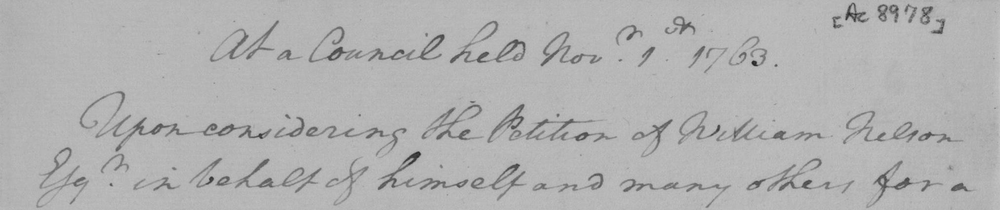
#> input picture data/DIBC02009_Test_images-handwritten/dibco_img0001.tif, 1000 x 210 px, shrunk from 2025 x 426 before the run
$ python su-et-al.py --image ../data/DIBC02009_Test_images-handwritten/dibco_img0001.tif --image-output out.png
#> lines starting #> are read from the running program, lines starting #| are printed output that depends on the picture; after the words box and inside, x2 and y2 are one past the last pixel; in counts of white or black regions, pixels touching at a corner belong together
#> further down, img is the input picture: shape (210, 1000, 3); min 40, max 198, mean 177.3
import os
import argparse
from pathlib import Path

import cv2
import numpy as np

E = 1e-7

parser = argparse.ArgumentParser(description="binarize image using su-et-l method")
parser.add_argument("--root-dir", type=str, default="", help="root like ../")
parser.add_argument("--dataset", type=str, default="data", help="specific dataset path")
parser.add_argument(
    "--output-dir",
    type=str,
    default="data/processed",
    help="dir of saved processed image",
)
parser.add_argument("--image", type=str, required=True, help="raw image")
parser.add_argument("--image-output", type=str, required=True, help="output image name")
parser.add_argument("--window-size", type=int, default=20, help="window size")
parser.add_argument("--n-min", type=float, default=1, help="n-min parameter")
parser.add_argument("--debug", type=bool, default=False)
args = parser.parse_args()

print(Path.cwd())

DEBUG = args.debug
root_dir = Path(args.root_dir)
dataset_dir = root_dir / args.dataset
output_dir = Path(args.root_dir) / Path(args.output_dir)
img_path = Path(args.image)
output_name = args.image_output

print(f"root dir: {root_dir}")
print(f"image: {img_path}")
print(f"output dir: {output_dir}")
print(f"window size: {args.window_size}, N_min: {args.n_min}")

directions = [
    lambda x: np.roll(x, -1, axis=0),
    lambda x: np.roll(x, 1, axis=0),
    lambda x: np.roll(x, -1, axis=1),
    lambda x: np.roll(x, 1, axis=1),
]


def calculate_image_contrast(image):
    img_float = image.astype(np.float64)
    local_min = img_float.copy()
    local_max = img_float.copy()

    for roll_fn in directions:
        rolled = roll_fn(img_float)
        local_min = np.minimum(local_min, rolled)
        local_max = np.maximum(local_max, rolled)
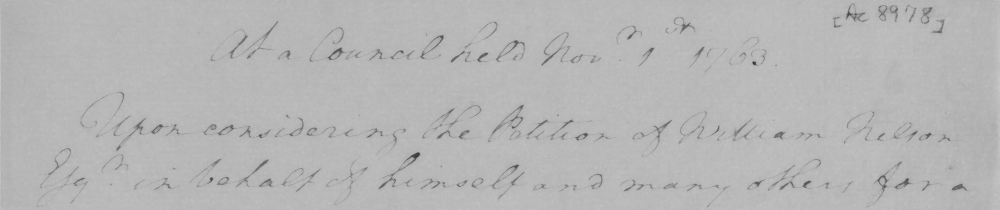
#> local_max: shape (210, 1000) float64; min 0.224, max 0.776, mean 0.714
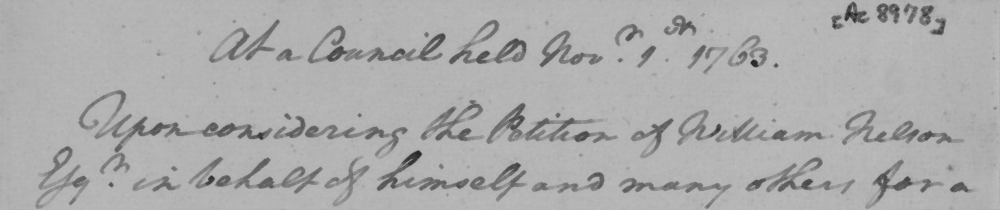
#> local_min: shape (210, 1000) float64; min 0.157, max 0.741, mean 0.675

    denominator = local_max + local_min + E
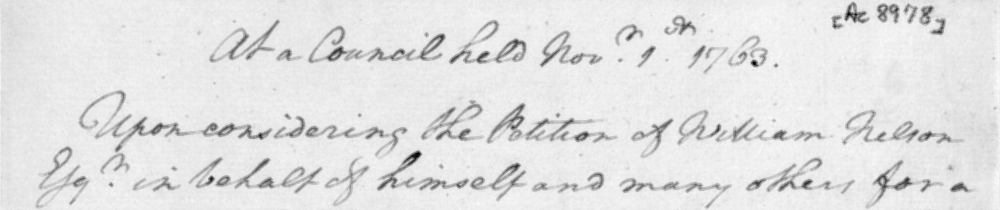
#> denominator: shape (210, 1000) float64; min 0.384, max 1.51, mean 1.39; drawn with min black and max white
    raw_contrast = np.divide(
        (local_max - local_min),
        denominator,
        out=np.zeros_like(local_max, dtype=np.float64),
        where=denominator > E,
    )
    raw_contrast = np.nan_to_num(raw_contrast, nan=0.0, posinf=0.0, neginf=0.0)
    contrast_image_normalized = cv2.normalize(
        raw_contrast, None, 0, 255, cv2.NORM_MINMAX
    ).astype(np.uint8)
    return contrast_image_normalized


# TODO(mahdi): what should be the input to the otsu?
# TODO(mahdi): ask colleague why we have a thrshould here from otsu
def calculate_threshold(image):
    _, ocimg = cv2.threshold(image, 0, 1, cv2.THRESH_BINARY + cv2.THRESH_OTSU)
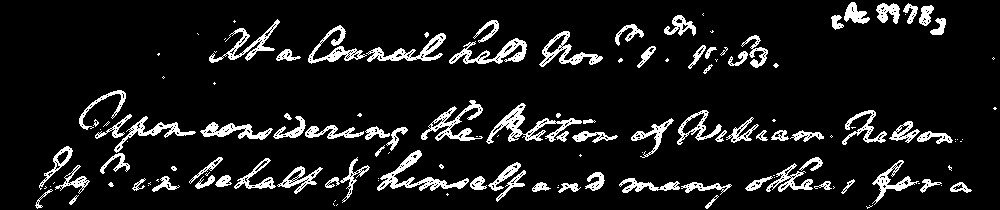
#> ocimg: shape (210, 1000); values 0 (black) and 1 (white), 9.8% white; 140 white regions (59 under 20 px), largest, box (x1, y1, x2, y2) and area: (486, 103, 582, 144) 986, (377, 150, 469, 191) 883, (421, 100, 483, 141) 774
    return ocimg


# TODO(mahdi): implement a method with directions instead of padding
def apply_local_thresholding(image, mask, window_size, N_min):
    # TODO(mahdi): document in the report why flooring has been used here
#> called with window_size = 20, N_min = 1
    pad_size = window_size // 2
    I_padded = np.pad(image, pad_size, mode="reflect")
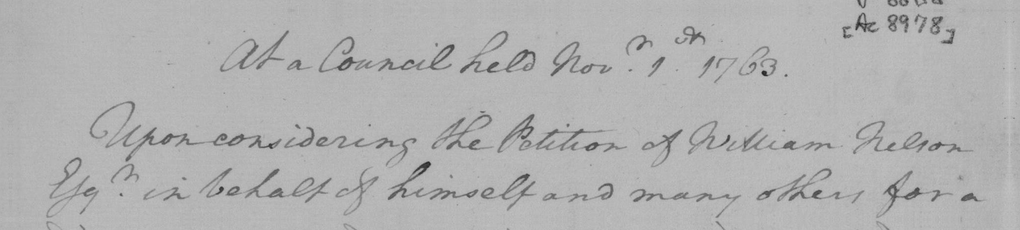
#> I_padded: shape (230, 1020) float64; min 0.157, max 0.776, mean 0.696
    H_padded = np.pad(mask, pad_size, mode="constant", constant_values=1)
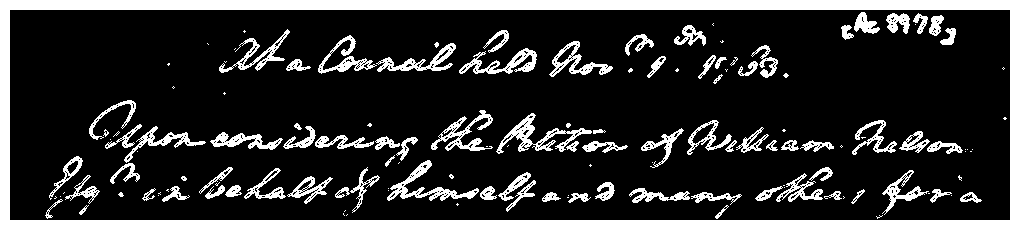
#> H_padded: shape (230, 1020); values 0 (black) and 1 (white), 19.2% white; 141 white regions (59 under 20 px), largest, box (x1, y1, x2, y2) and area: (0, 0, 1020, 230) 24600, (496, 113, 592, 154) 986, (387, 160, 479, 201) 883
    binarized = np.zeros_like(image, dtype=np.uint8)

    for i in range(image.shape[0]):
        for j in range(image.shape[1]):
            roi_img = I_padded[i : i + window_size, j : j + window_size]
            roi_mask = H_padded[i : i + window_size, j : j + window_size]
            # TODO(mahdi): document why 0 and not 1
            # *** this changed the results ***
            hc_vals = roi_img[roi_mask == 1]
            number_of_hc_pixels = len(hc_vals)
            # TODO(mahdi): handle forground as well
            if number_of_hc_pixels >= N_min:
                mean = hc_vals.mean()
                std = hc_vals.std()
                local_threshold = mean + std / 2
                if image[i, j] <= local_threshold:
                    binarized[i, j] = 255
                else:
                    binarized[i, j] = 0
            else:
                binarized[i, j] = 0
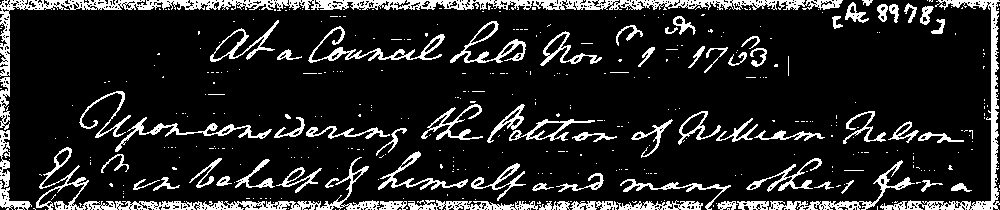
#> binarized: shape (210, 1000); 14.1% white; 420 white regions (347 under 20 px), largest, box (x1, y1, x2, y2) and area: (0, 0, 843, 77) 5975, (36, 147, 380, 210) 2749, (880, 0, 1000, 210) 2284

    return binarized


# TODO(mahdi): add an invert arg if required, communicate it
def binarize_su(image, window_size=3, N_min=9):
    contrast = calculate_image_contrast(image)
    hc_mask = calculate_threshold(contrast)
    bin = apply_local_thresholding(image, hc_mask, window_size, N_min)
    return bin, contrast, hc_mask


if __name__ == "__main__":
    img = cv2.imread(args.image)
    g = cv2.cvtColor(img, cv2.COLOR_BGR2GRAY)
    I = g.astype(np.float64) / 255.0

    if DEBUG:
        cv2.imshow("I", g)
        cv2.waitKey(0)
        cv2.destroyAllWindows()

    bin, contrast, mask = binarize_su(I, window_size=args.window_size, N_min=args.n_min)
    cv2.imwrite(os.path.join(output_dir, output_name + "_bin" + ".jpeg"), bin)
    # TODO(mahdi): masks are always black, why
    # cv2.imwrite(os.path.join(output_dir, "0003_hw_mask_su.jpeg"), mask)
    cv2.imwrite(os.path.join(output_dir, output_name + "_mask" + ".jpeg"), contrast)

$ run again, on data/DIBC02009_Test_images-handwritten/dibco_img0003.tif
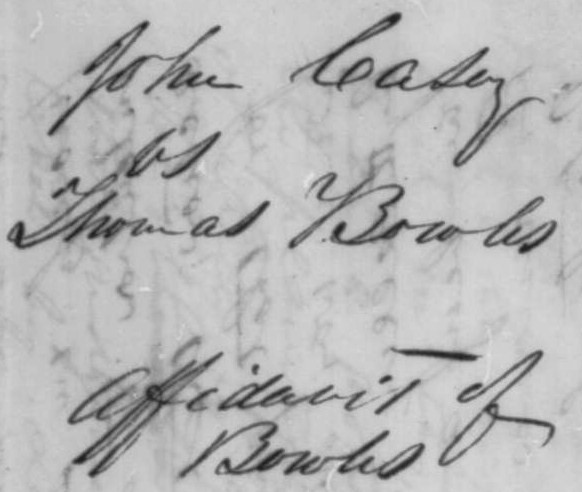
#> input picture data/DIBC02009_Test_images-handwritten/dibco_img0003.tif, 582 x 492 px
#> img is the input picture: shape (492, 582, 3); min 30, max 227, mean 181.7
#> in calculate_threshold, `_, ocimg = cv2.threshold(image, 0, 1, cv2.THRESH_BINARY + cv2.THRESH_O..`:
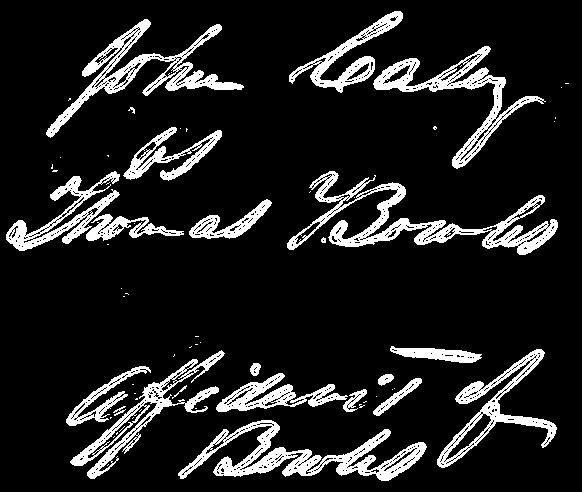
#> ocimg: shape (492, 582); values 0 (black) and 1 (white), 12.5% white; 65 white regions (43 under 20 px), largest, box (x1, y1, x2, y2) and area: (287, 171, 558, 255) 5166, (178, 420, 427, 481) 4616, (46, 19, 244, 138) 3894
#> H_padded: shape (512, 602); values 0 (black) and 1 (white), 18.7% white; 66 white regions (43 under 20 px), largest, box (x1, y1, x2, y2) and area: (0, 0, 602, 512) 21880, (297, 181, 568, 265) 5166, (188, 430, 437, 491) 4616
#> after the loop in apply_local_thresholding, `for i in range(image.shape[0]):`:
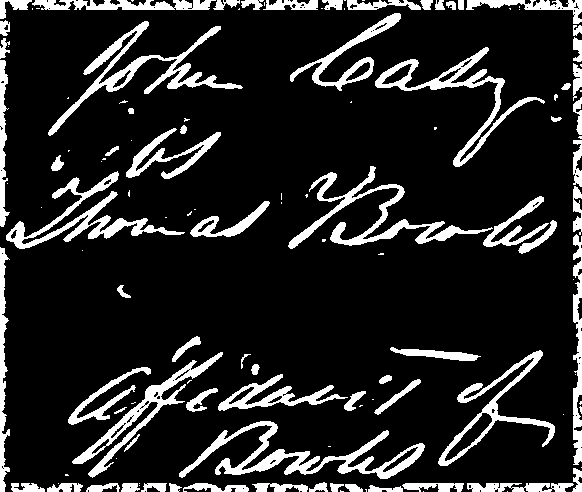
#> binarized: shape (492, 582); 14.3% white; 127 white regions (58 under 20 px), largest, box (x1, y1, x2, y2) and area: (179, 421, 425, 479) 3424, (48, 21, 243, 136) 3009, (288, 166, 493, 249) 2916

$ run again, on data/DIBC02009_Test_images-handwritten/dibco_img0004.tif
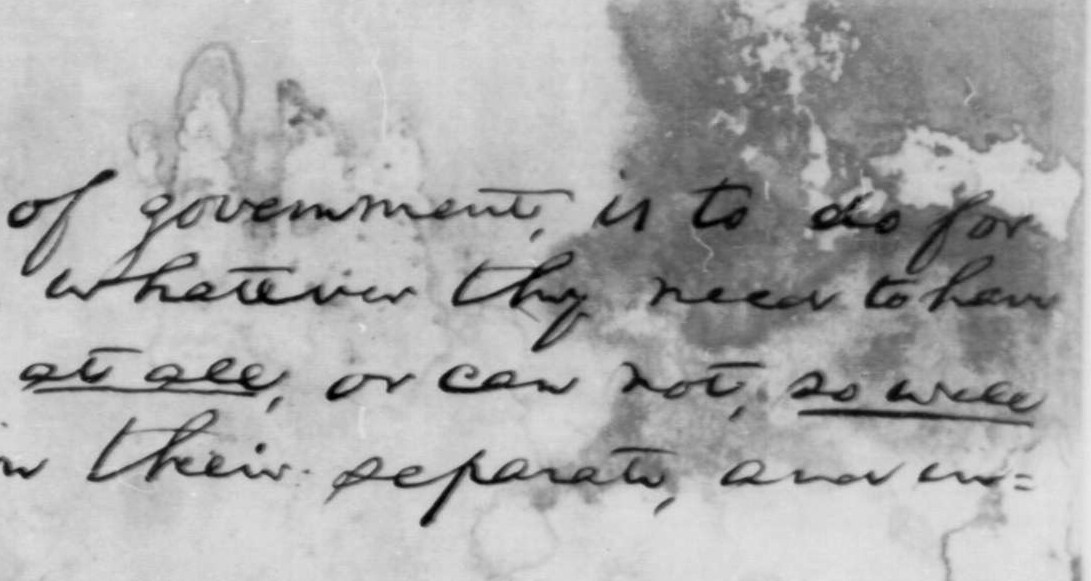
#> input picture data/DIBC02009_Test_images-handwritten/dibco_img0004.tif, 1091 x 581 px
#> img is the input picture: shape (581, 1091, 3); min 0, max 233, mean 171.2
#> in calculate_threshold, `_, ocimg = cv2.threshold(image, 0, 1, cv2.THRESH_BINARY + cv2.THRESH_O..`:
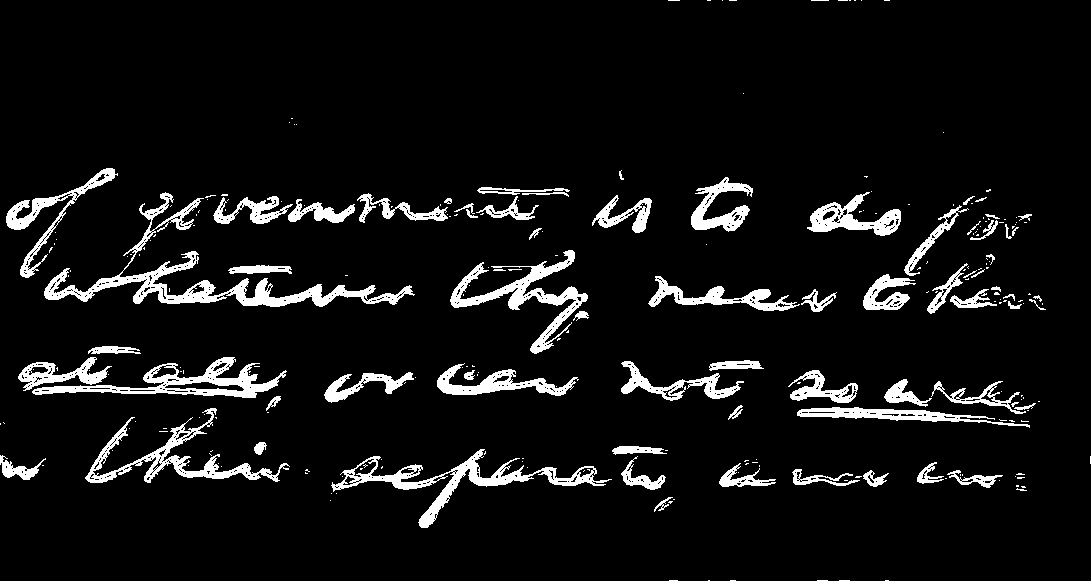
#> ocimg: shape (581, 1091); values 0 (black) and 1 (white), 7.2% white; 262 white regions (193 under 20 px), largest, box (x1, y1, x2, y2) and area: (44, 192, 415, 307) 5543, (331, 449, 612, 528) 3418, (450, 250, 588, 354) 3050
#> H_padded: shape (601, 1111); values 0 (black) and 1 (white), 11.9% white; 244 white regions (175 under 20 px), largest, box (x1, y1, x2, y2) and area: (0, 0, 1111, 601) 34400, (54, 202, 425, 317) 5543, (341, 459, 622, 538) 3418
#> after the loop in apply_local_thresholding, `for i in range(image.shape[0]):`:
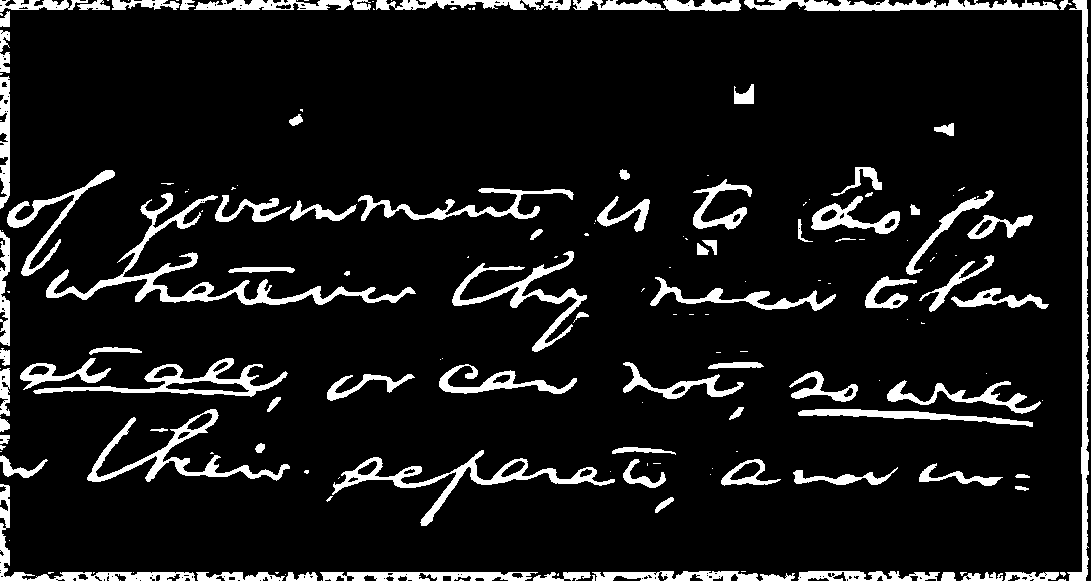
#> binarized: shape (581, 1091); 9.7% white; 183 white regions (95 under 20 px), largest, box (x1, y1, x2, y2) and area: (46, 193, 416, 305) 4577, (1067, 0, 1089, 581) 3467, (332, 450, 615, 526) 2907

$ run again, on data/DIBC02009_Test_images-handwritten/dibco_img0005.tif
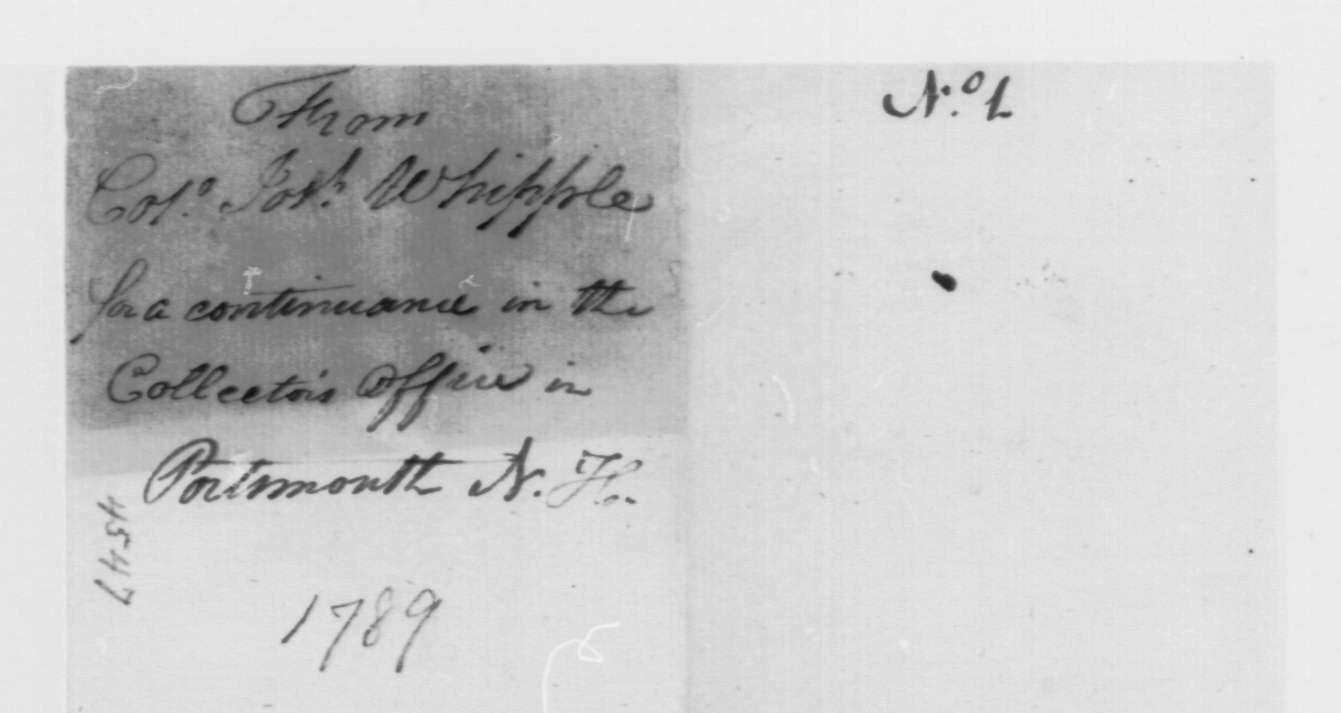
#> input picture data/DIBC02009_Test_images-handwritten/dibco_img0005.tif, 1341 x 713 px
#> img is the input picture: shape (713, 1341, 3); min 11, max 247, mean 201.7
#> ocimg: shape (713, 1341); values 0 (black) and 1 (white), 4.6% white; 297 white regions (195 under 20 px), largest, box (x1, y1, x2, y2) and area: (183, 286, 481, 323) 4490, (245, 450, 466, 501) 3225, (354, 351, 460, 434) 2733
#> H_padded: shape (733, 1361); values 0 (black) and 1 (white), 8.5% white; 298 white regions (195 under 20 px), largest, box (x1, y1, x2, y2) and area: (0, 0, 1361, 733) 41480, (193, 296, 491, 333) 4490, (255, 460, 476, 511) 3225
#> after the loop in apply_local_thresholding, `for i in range(image.shape[0]):`:
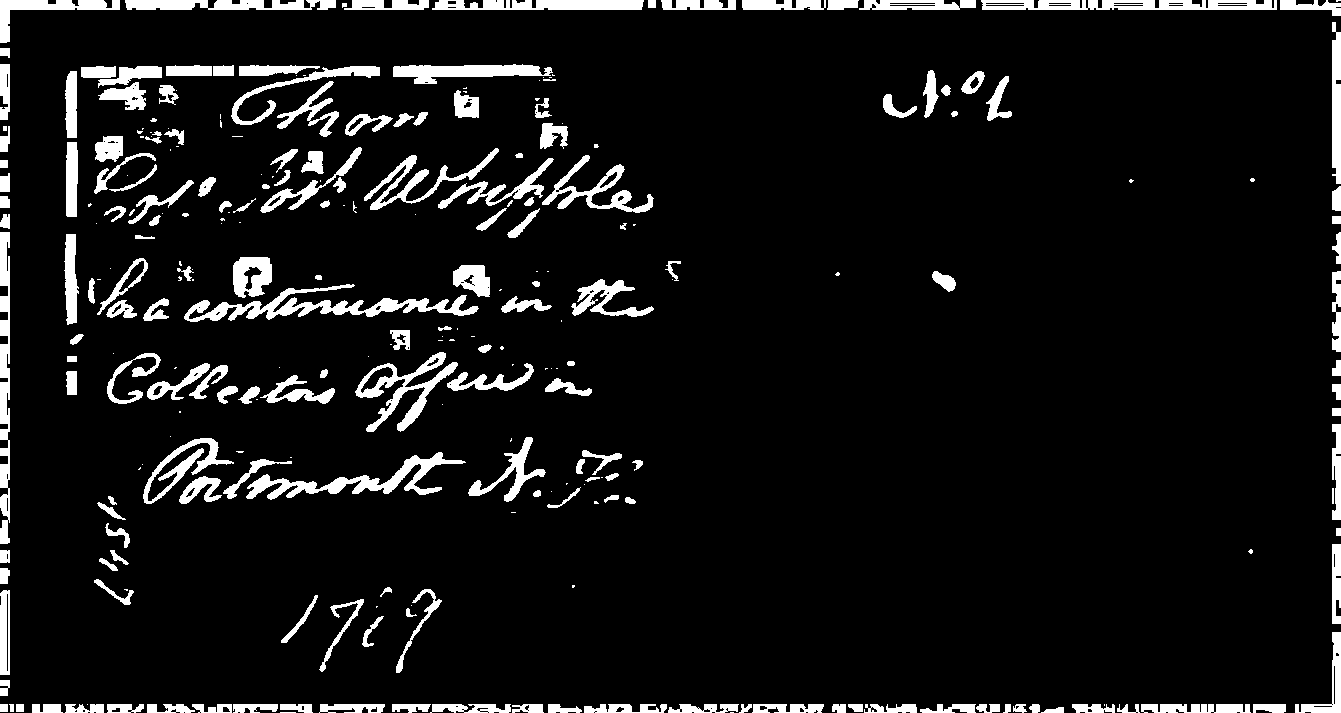
#> binarized: shape (713, 1341); 8% white; 277 white regions (93 under 20 px), largest, box (x1, y1, x2, y2) and area: (184, 284, 479, 322) 3310, (246, 452, 466, 500) 2643, (981, 0, 1277, 10) 2423
